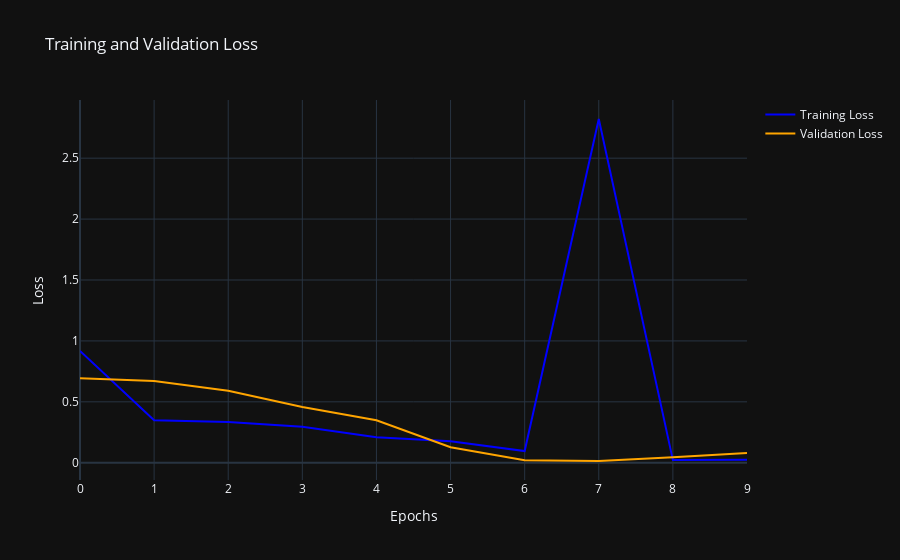
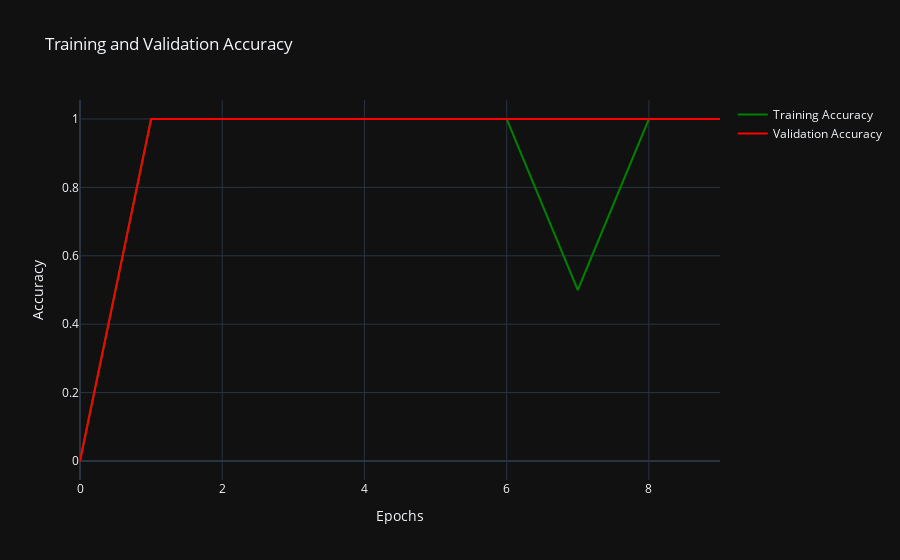

These figures' notebook cell, in order:
### Code cell
import plotly.graph_objects as go
import plotly.express as px



# Create a Plotly figure for loss
fig_loss = go.Figure()

fig_loss.add_trace(go.Scatter(x=history.epoch,
                             y=history.history['loss'],
                             mode='lines',
                             name='Training Loss',
                             line=dict(color='blue')))
fig_loss.add_trace(go.Scatter(x=history.epoch,
                             y=history.history['val_loss'],
                             mode='lines',
                             name='Validation Loss',
                             line=dict(color='orange')))

fig_loss.update_layout(title='Training and Validation Loss',
                      xaxis_title='Epochs',
                      yaxis_title='Loss',
                      template='plotly_dark')

# Create a Plotly figure for accuracy
fig_accuracy = go.Figure()

fig_accuracy.add_trace(go.Scatter(x=history.epoch,
                                 y=history.history['accuracy'],
                                 mode='lines',
                                 name='Training Accuracy',
                                 line=dict(color='green')))
fig_accuracy.add_trace(go.Scatter(x=history.epoch,
                                 y=history.history['val_accuracy'],
                                 mode='lines',
                                 name='Validation Accuracy',
                                 line=dict(color='red')))

fig_accuracy.update_layout(title='Training and Validation Accuracy',
                          xaxis_title='Epochs',
                          yaxis_title='Accuracy',
                          template='plotly_dark')

# Show the figures
fig_loss.show()
fig_accuracy.show()

### Figure 1 — Plotly figure (JSON) as saved in the notebook; plotly's stock layout.template omitted (floating-point values rounded to 4 significant figures)
{"data": [{"line": {"color": "blue"}, "mode": "lines", "name": "Training Loss", "type": "scatter", "x": [0, 1, 2, 3, 4, 5, 6, 7, 8, 9], "y": [0.9176, 0.3493, 0.3348, 0.2949, 0.2103, 0.1771, 0.09605, 2.822, 0.02166, 0.02447]}, {"line": {"color": "orange"}, "mode": "lines", "name": "Validation Loss", "type": "scatter", "x": [0, 1, 2, 3, 4, 5, 6, 7, 8, 9], "y": [0.6942, 0.6718, 0.5916, 0.4581, 0.349, 0.1273, 0.01973, 0.01431, 0.04466, 0.07947]}], "layout": {"title": {"text": "Training and Validation Loss"}, "xaxis": {"title": {"text": "Epochs"}}, "yaxis": {"title": {"text": "Loss"}}}}

### Figure 2 — Plotly figure (JSON) as saved in the notebook; plotly's stock layout.template omitted (floating-point values rounded to 4 significant figures)
{"data": [{"line": {"color": "green"}, "mode": "lines", "name": "Training Accuracy", "type": "scatter", "x": [0, 1, 2, 3, 4, 5, 6, 7, 8, 9], "y": [0, 1, 1, 1, 1, 1, 1, 0.5, 1, 1]}, {"line": {"color": "red"}, "mode": "lines", "name": "Validation Accuracy", "type": "scatter", "x": [0, 1, 2, 3, 4, 5, 6, 7, 8, 9], "y": [0, 1, 1, 1, 1, 1, 1, 1, 1, 1]}], "layout": {"title": {"text": "Training and Validation Accuracy"}, "xaxis": {"title": {"text": "Epochs"}}, "yaxis": {"title": {"text": "Accuracy"}}}}
